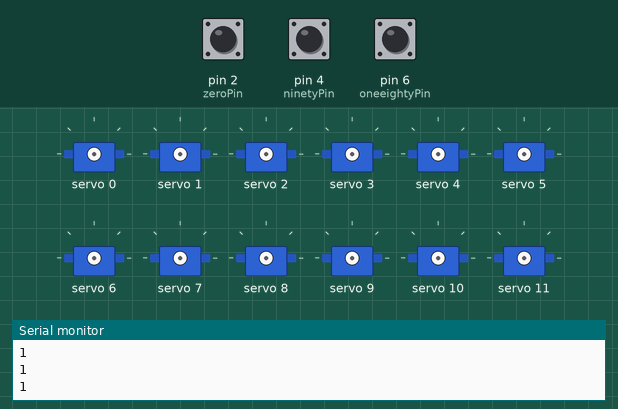
The sketch below on a simulated Arduino Uno, built with avr-gcc and run on an emulated ATmega328P. Parts: 12 × servo, the last lines printed to the serial monitor. The test bench sets the inputs (shaded band); at power-on: pin 2 (zeroPin) HIGH, pin 4 (ninetyPin) HIGH, pin 6 (oneeightyPin) HIGH.

Above: at 1.2 s.
1.3 s: pin 2 (zeroPin) pulled LOW for 0.15 s
3.1 s: pin 4 (ninetyPin) pulled LOW for 0.15 s
At 4.1 s:
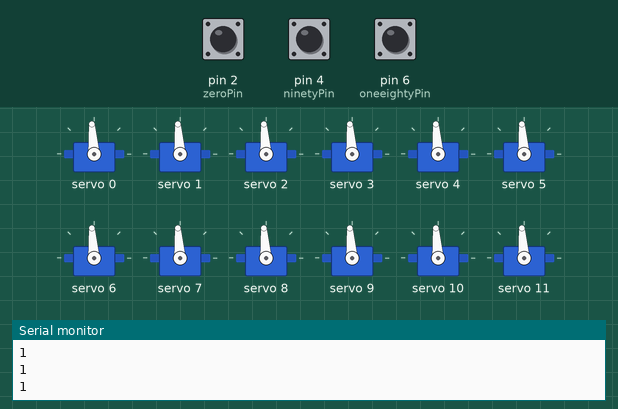
4.7 s: pin 6 (oneeightyPin) pulled LOW for 1 s
At 5.2 s:
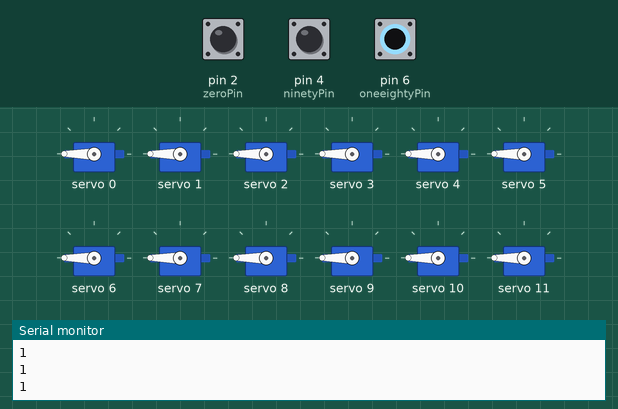
7.2 s: pin 2 (zeroPin) pulled LOW for 1 s
At 7.9 s:
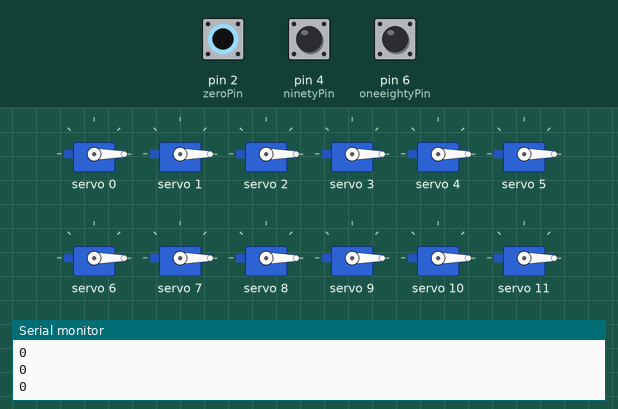
9.7 s: pin 4 (ninetyPin) pulled LOW for 1 s
At 10.3 s:
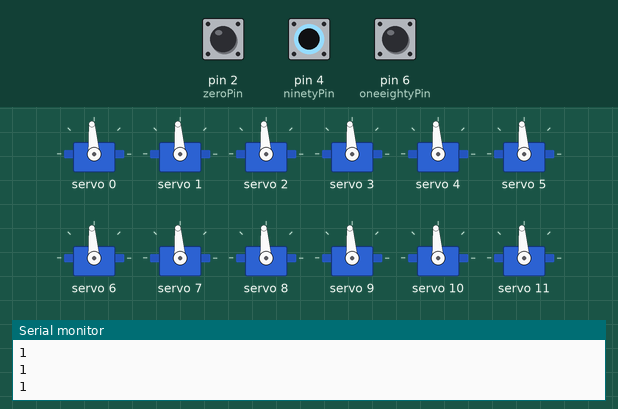
Timing chart, 0 to 12.7 s (numbered marks = the images above; inputs shaded):
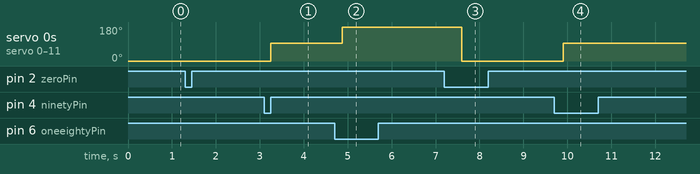

The sketch:

3ButtonServoControllerWORKING.ino
```cpp
/*
Disaster of Puppets is owning up to writing this trash
I'm sure it can be done a lot easier but eh, it works.
Twitch.tv/disasterofpuppets PCA6985 controller board
*/

#include <FastLED.h>
#include <Wire.h>
#include <Adafruit_PWMServoDriver.h>

Adafruit_PWMServoDriver pwm = Adafruit_PWMServoDriver();

#define SERVOMIN 125
#define SERVOMAX 620
// 125/620 for the 9g
//125/610 for HobbyKing™ High Torque Servo MG/BB W/Proof 12.8kg / 0.22sec / 58g


#define LED_PIN 12
#define NUM_LEDS 3
#define COLOR_ORDER GRB
#define BRIGHTNESS 50

CRGB leds[NUM_LEDS];

const int zeroPin = 2;
const int ninetyPin = 4;
const int oneeightyPin = 6;

int zButton;
int nButton;
int oButton;


void setup()

{

pwm.begin();

pwm.setPWMFreq(60);


FastLED.addLeds<WS2812, LED_PIN, COLOR_ORDER>(leds,NUM_LEDS).setCorrection( TypicalLEDStrip );
FastLED.setBrightness(BRIGHTNESS);


    pinMode(zeroPin,INPUT_PULLUP);
    pinMode(ninetyPin,INPUT_PULLUP);
    pinMode(oneeightyPin,INPUT_PULLUP);

    FastLED.clear();

    Serial.begin(9600);

}


void loop()
  {
    FastLED.clear();

    zButton = digitalRead(zeroPin);
    Serial.println(digitalRead(zeroPin));
    delay(200);

    nButton = digitalRead(ninetyPin);

    oButton = digitalRead(oneeightyPin);

//if button one is pressed do this

if (zButton == 0)
    {
      FastLED.clear();
      for (int i = 0; i < 17; i++)
        {
          pwm.setPWM(i, 0, angleToPulse(0) );
        }
          delay(15);
          leds[0] = CRGB::Blue;
          FastLED.show();
    }

if (nButton == 0)
    {
      FastLED.clear();
      for (int i = 0; i < 17; i++)
        {
          pwm.setPWM(i, 0, angleToPulse(90) );
        }
      delay(15);
      leds[1] = CRGB::Blue;
      FastLED.show();

    }

if (oButton == 0)
    {

      FastLED.clear();
            for (int i = 0; i < 17; i++)
                  {
                    pwm.setPWM(i, 0, angleToPulse(180) );
                  }
      delay(15);
      leds[2] = CRGB::Blue;
      FastLED.show();
    }

}

int angleToPulse(int ang)
{
  int pulse = map(ang,0,180, SERVOMIN,SERVOMAX);
  return pulse;
}
```

Measured:
- after the input at 3.1 s, servo 0–11: 0° → 94° after 0.15 s
- after the input at 4.7 s, servo 0–11: 94° → 180° after 0.18 s
- after the input at 7.2 s, servo 0–11: 180° → 0° after 0.39 s
- after the input at 9.7 s, servo 0–11: 0° → 94° after 0.21 s
